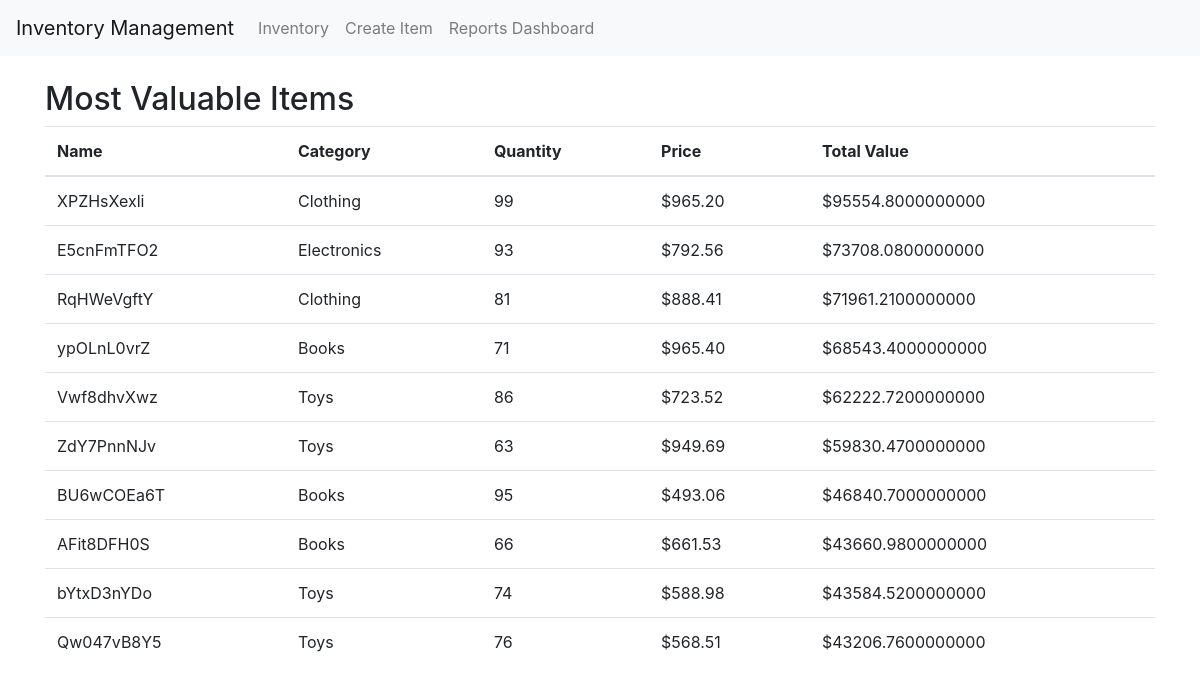
The page /reports/most_valuable_items/ on the database as committed earlier.
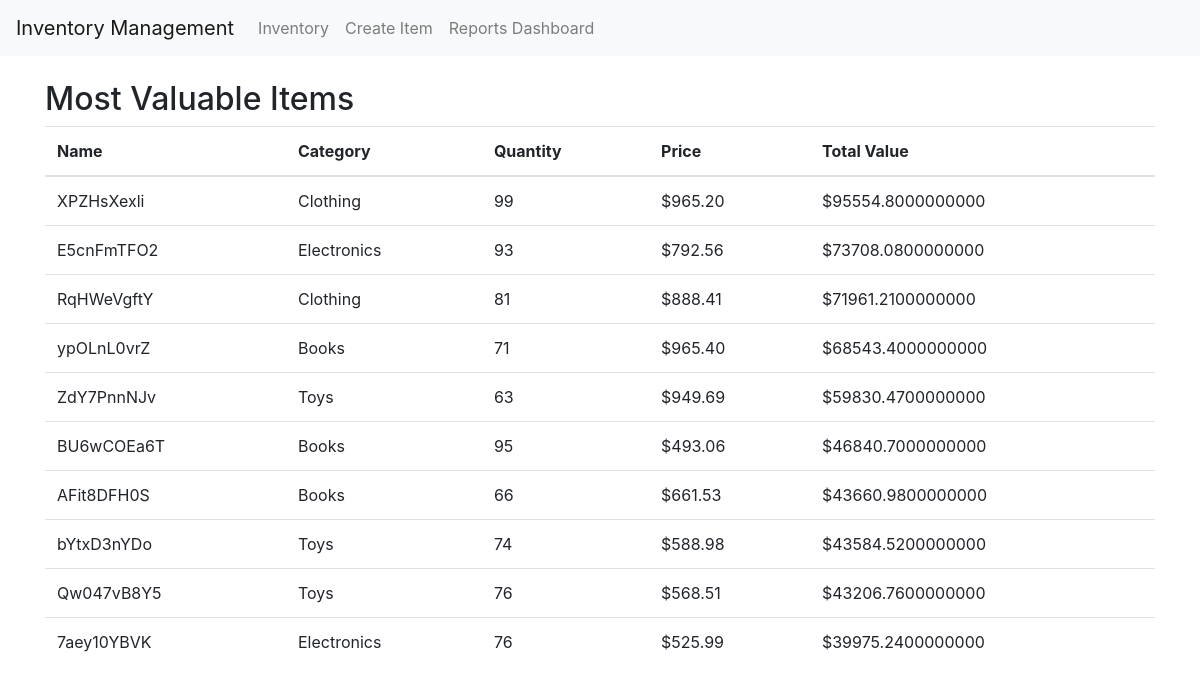
The same page on the database as committed later.
### inventory/models.py (models this page shows, shortened)
class Item(models.Model):
    CATEGORY_CHOICES = [
        ('electronics', 'Electronics'),
        ('clothing', 'Clothing'),
        ('books', 'Books'),
    ]
    name = models.CharField(max_length=255)
    category = models.CharField(max_length=100, choices=CATEGORY_CHOICES, blank=True, null=True)
    quantity = models.IntegerField(validators=[MinValueValidator(0)])
    price = models.DecimalField(max_digits=10, decimal_places=2)
    description = models.TextField(blank=True, null=True)
    image = models.ImageField(upload_to='item_images/', blank=True, null=True)

### inventory/views.py (the view)
# urls.py: path('reports/most_valuable_items/', MostValuableItemsView.as_view(), name='most_valuable_items'),
class MostValuableItemsView(ListView):
    template_name = 'inventory/most_valuable_items.html'
    context_object_name = 'most_valuable_items'
    def get_queryset(self):
        return Item.objects.annotate(total_value=F('price') * F('quantity')).order_by('-total_value')[:10]  # Top 10

### inventory/templates/inventory/most_valuable_items.html
{% extends 'base.html' %}
{% block content %}
<h2>Most Valuable Items</h2>
<table class="table">
  <thead>
    <tr>
      <th>Name</th>
      <th>Category</th>
      <th>Quantity</th>
      <th>Price</th>
      <th>Total Value</th>
    </tr>
  </thead>
  <tbody>
    {% for item in most_valuable_items %}
    <tr>
      <td>{{ item.name }}</td>
      <td>{{ item.get_category_display }}</td>
      <td>{{ item.quantity }}</td>
      <td>${{ item.price }}</td>
      <td>${{ item.total_value }}</td>
    </tr>
    {% endfor %}
  </tbody>
</table>
{% endblock %}

Rows that differ between the two databases and show on the page:
removed Item: name "Vwf8dhvXwz", category "Toys", quantity "86", price "723.52", total_value "62222.7200000000"
now on this page (row unchanged): Item: name "7aey10YBVK", category "Electronics", quantity "76", price "525.99", total_value "39975.2400000000"
